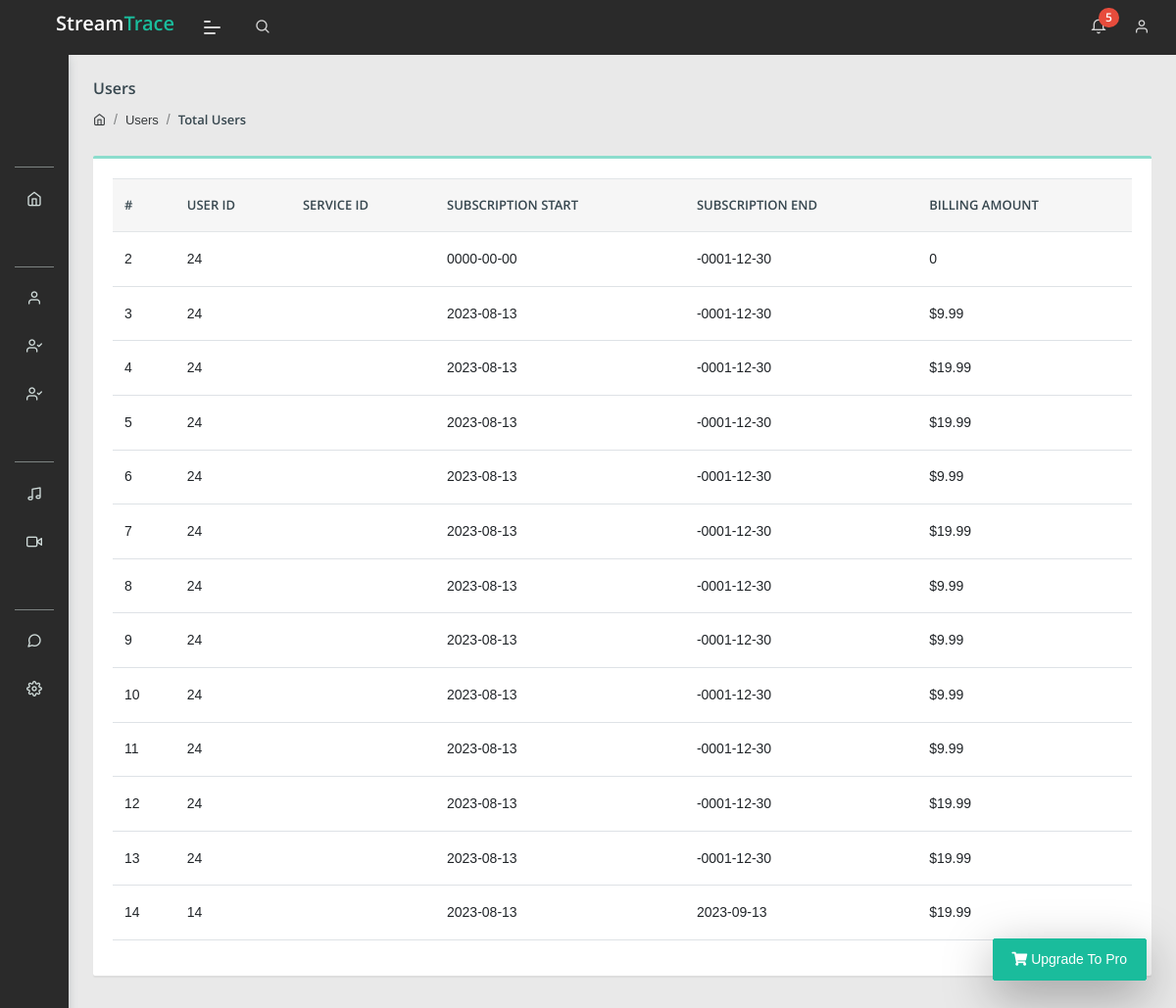
Screenshot of /Admin/subscription.php (signed in) with the database file from the repository.
### tables this page shows
CREATE TABLE `subscription` (
  `subscription_id` int(100) NOT NULL,
  `user_id` int(100) NOT NULL,
  `user_name` varchar(100) NOT NULL,
  `subscription_name` varchar(100) NOT NULL,
  `subscription_start` date NOT NULL DEFAULT current_timestamp(),
  `subscription_end` varchar(100) NOT NULL,
  `billing_amount` varchar(100) NOT NULL
);

### Admin/subscription.php (the view, shortened to what this page needs)
<?php
include("query.php");
include("header.php")
    ?>
<section class="pcoded-main-container">
    <div class="pcoded-content">
        <div class="page-header">
            <div class="page-block">
                <div class="row align-items-center">
                    <div class="col-md-12">
                        <div class="page-header-title">
                            <h5 class="m-b-10">Users</h5>
                        </div>
                        <ul class="breadcrumb">
                            <li class="breadcrumb-item"><a href="index.php"><i class="feather icon-home"></i></a></li>
                            <li class="breadcrumb-item"><a href="#!">Users</a></li>
                            <li class="breadcrumb-item"><a href="#!">Total Users</a></li>
                        </ul>
                    </div>
                </div>
            </div>
        </div>
        <div class="card">
            <div class="card-body table-border-style">
                <div class="table-responsive">
                    <table class="table">
                        <thead>
                            <tr>
                                <th>#</th>
                                <th>User ID</th>
                                <th>Service ID</th>
                                <th>Subscription Start</th>
                                <th>Subscription End</th>
                                <th>Billing amount</th>
                            </tr>
                        </thead>
                        <tbody>
                            <?php
                            $query = $pdo->query("select * from subscription");
                            $result = $query->fetchAll(PDO::FETCH_ASSOC);
                            foreach ($result as $user) {
                                ?>
                                <tr>
                                <td>
                                <?php echo $user['subscription_id'] ?>
                                    </td>
                                    <td>
                                        <?php echo $user['user_id'] ?>
                                    </td>
                                    <td>
                                    </td>
                                    <td>
                                        <?php echo $user['subscription_start'] ?>
                                    </td>
                                    <td>
                                        <?php echo $user['subscription_end'] ?>
                                    </td>
                                    <td>
                                        <?php echo $user['billing_amount'] ?>
                                    </td>
                                </tr>
                                <?php
                            }
                            ?>
                        </tbody>
                    </table>
                </div>
            </div>
        </div>
    </div>
</section>
</body>
</html>

### Admin/header.php (shortened to what this page needs)
<!DOCTYPE html>
<html lang="en">
<head>
	<link href="https://cdn.jsdelivr.net/npm/bootstrap@5.3.0/dist/css/bootstrap.min.css" rel="stylesheet"
>
	<link rel="stylesheet" href="assets/css/style.css">
</head>
<body class="">
	<nav class="pcoded-navbar  ">
		<div class="navbar-wrapper  ">
			<div class="navbar-content scroll-div ">
				<div class="">
					<div class="main-menu-header">
						<div class="user-details">
						</div>
					</div>
				</div>
				<ul class="nav pcoded-inner-navbar ">
					<li class="nav-item pcoded-menu-caption">
					</li>
					<li class="nav-item">
						<a href="index.php" class="nav-link "><span class="pcoded-micon"><i
									class="feather icon-home"></i></span><span class="pcoded-mtext">Dashboard</span></a>
					</li>
					<li class="nav-item pcoded-menu-caption">
					</li>
					<li class="nav-item">
						<a href="total.php" class="nav-link "><span class="pcoded-micon"><i
									class="feather icon-user"></i></span></a>
					</li>
					<li class="nav-item">
						<a href="package.php" class="nav-link "><span class="pcoded-micon"><i
						class="feather icon-user-check"></i></span><span class="pcoded-mtext">Packages</span></a>
							</li>
					<li class="nav-item">
						<a href="active_subscription.php" class="nav-link "><span class="pcoded-micon"><i
									class="feather icon-user-check"></i></span><span class="pcoded-mtext">Active Subscriptions</span></a>
					</li>
					<li class="nav-item pcoded-menu-caption">
					</li>
					<li class="nav-item">
						<a href="services.php" class="nav-link "><span class="pcoded-micon"><i
									class="feather icon-music"></i></span><span class="pcoded-mtext">Service Providers</span></a>
					</li>
					<li class="nav-item">
						<a href="movies_shows.php" class="nav-link "><span class="pcoded-micon"><i
									class="feather icon-video"></i></span><span class="pcoded-mtext">Movies/Shows</span></a>
					</li>
					<li class="nav-item pcoded-menu-caption">
					</li>
					<li class="nav-item">
						<a href="feedback.php" class="nav-link "><span class="pcoded-micon"><i
									class="feather icon-message-circle"></i></span></a>
					</li>
					<li class="nav-item"><a href="setting.php" class="nav-link "><span class="pcoded-micon"><i
									class="feather icon-settings"></i></span></a></li>
				</ul>
			</div>
		</div>
	</nav>
	<header class="navbar pcoded-header navbar-expand-lg navbar-light header-dark">
		<div class="m-header">
			<a class="mobile-menu" id="mobile-collapse" href="#!"><span></span></a>
			<a href="#!" class="b-brand">
				<strong><h2 style="color:white;font-size:20px;">Stream<span style="color:#1abc9c;">Trace</span></h2></strong>
			</a>
		</div>
		<div class="collapse navbar-collapse">
			<ul class="navbar-nav mr-auto">
				<li class="nav-item">
					<a href="#!" class="pop-search"><i class="feather icon-search"></i></a>
				</li>
			</ul>
			<ul class="navbar-nav ml-auto">
				<li>
					<div class="dropdown">
						<a class="dropdown-toggle" href="#" data-toggle="dropdown">
							<i class="icon feather icon-bell"></i>
							<span class="badge badge-pill badge-danger">5</span>
						</a>
					</div>
				</li>
				<li>
					<div class="dropdown drp-user">
						<a href="#" class="dropdown-toggle" data-toggle="dropdown">
							<i class="feather icon-user"></i>
						</a>
					</div>
				</li>
			</ul>
		</div>
	</header>

### rows the page displays
subscription: subscription_id "2", user "24", subscription_start "0000-00-00", subscription_end "-0001-12-30", billing_amount "0"
subscription: subscription_id "3", user "24", subscription_start "2023-08-13", subscription_end "-0001-12-30", billing_amount "$9.99"
subscription: subscription_id "4", user "24", subscription_start "2023-08-13", subscription_end "-0001-12-30", billing_amount "$19.99"
subscription: subscription_id "5", user "24", subscription_start "2023-08-13", subscription_end "-0001-12-30", billing_amount "$19.99"
subscription: subscription_id "6", user "24", subscription_start "2023-08-13", subscription_end "-0001-12-30", billing_amount "$9.99"
subscription: subscription_id "7", user "24", subscription_start "2023-08-13", subscription_end "-0001-12-30", billing_amount "$19.99"
subscription: subscription_id "8", user "24", subscription_start "2023-08-13", subscription_end "-0001-12-30", billing_amount "$9.99"
subscription: subscription_id "9", user "24", subscription_start "2023-08-13", subscription_end "-0001-12-30", billing_amount "$9.99"
subscription: subscription_id "10", user "24", subscription_start "2023-08-13", subscription_end "-0001-12-30", billing_amount "$9.99"
subscription: subscription_id "11", user "24", subscription_start "2023-08-13", subscription_end "-0001-12-30", billing_amount "$9.99"
subscription: subscription_id "12", user "24", subscription_start "2023-08-13", subscription_end "-0001-12-30", billing_amount "$19.99"
subscription: subscription_id "13", user "24", subscription_start "2023-08-13", subscription_end "-0001-12-30", billing_amount "$19.99"
subscription: subscription_id "14", user "14", subscription_start "2023-08-13", subscription_end "2023-09-13", billing_amount "$19.99"
